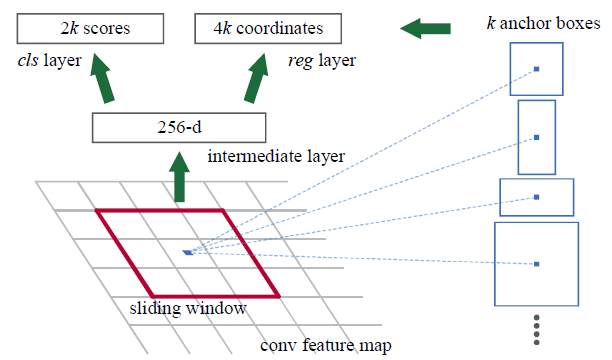
#> input picture image_alpha/data/RPN.png, 612 x 360 px
$ jupyter execute fourier_transformation.ipynb
#> lines starting #> are read from the running program, lines starting #| are printed output that depends on the picture
[cell 1]
import numpy as np
import cv2
import matplotlib.pyplot as plt

[cell 2]
x = cv2.imread("data/RPN.png")
#> x is the input picture: shape (360, 612, 3); mean B, G, R 245, 244.1, 244.3
# x_gray = cv2.cvtColor(x, cv2.COLOR_BGR2GRAY)


X1 = np.fft.fft2(x[:,:,0])
X1 = np.fft.fftshift(X1)

X1_abs = np.absolute(X1)
X1_abs[X1_abs < 1] = 1  # Assign 1 to elements (<1)
P1 = np.log10(X1_abs)  # Power spectrum
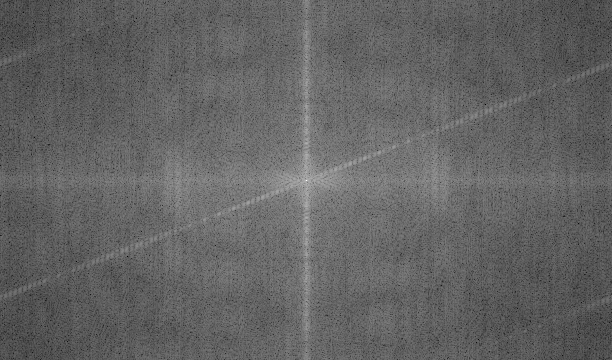
#> P1: shape (360, 612) float64; min 1.1, max 7.73, mean 3.69; drawn with min black and max white

# Normalize to [0, 255]
P1_norm = P1/np.amax(P1)
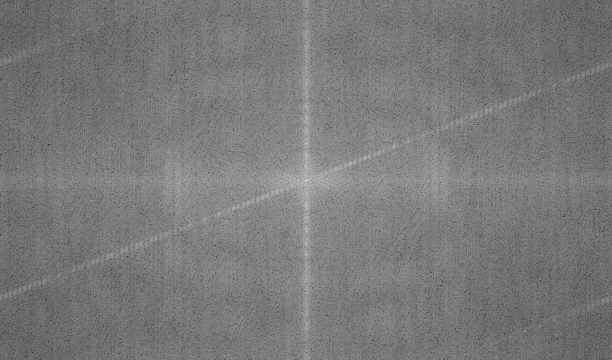
#> P1_norm: shape (360, 612) float64; min 0.143, max 1, mean 0.478
y1 = np.uint8(np.around(P1_norm*255))


X2 = np.fft.fft2(x[:,:,1])
X2 = np.fft.fftshift(X2)

X2_abs = np.absolute(X2)
X2_abs[X2_abs < 1] = 1  # Assign 1 to elements (<1)
P2 = np.log10(X2_abs)  # Power spectrum

# Normalize to [0, 255]
P2_norm = P2/np.amax(P2)
y2 = np.uint8(np.around(P2_norm*255))


X3 = np.fft.fft2(x[:,:,2])
X3 = np.fft.fftshift(X3)

X3_abs = np.absolute(X3)
X3_abs[X3_abs < 1] = 1  # Assign 1 to elements (<1)
P3 = np.log10(X3_abs)  # Power spectrum

# Normalize to [0, 255]
P3_norm = P3/np.amax(P3)
y3 = np.uint8(np.around(P3_norm*255))

[cell 3]
x.shape, X1.shape, y1.shape
#> Out = ((360, 612, 3), (360, 612), (360, 612))

[cell 4]
fig = plt.figure(figsize=(10,10))
ax1 = fig.add_subplot(221)
ax2 = fig.add_subplot(222)
ax3 = fig.add_subplot(223)
ax4 = fig.add_subplot(224)

ax1.imshow(x)
ax2.imshow(y1, cmap = "gray")
ax3.imshow(y2, cmap = "gray")
ax4.imshow(y3, cmap = "gray")

plt.show()
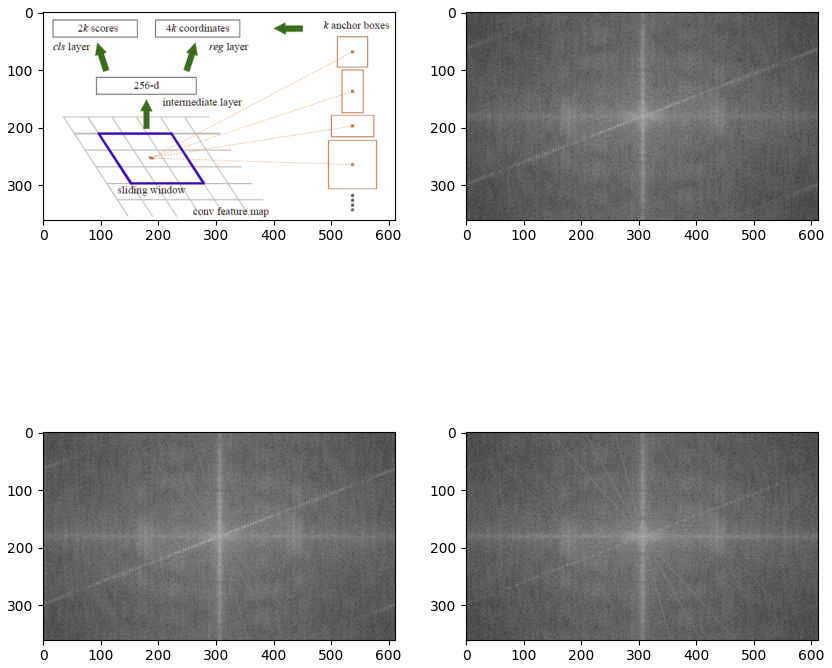
#> figure drawn by matplotlib, 4 panels; B, G, R data is drawn as R, G, B
plt.clf()

$ run again, with image_alpha/data/Faster_R-CNN_detail.png copied over image_alpha/data/RPN.png
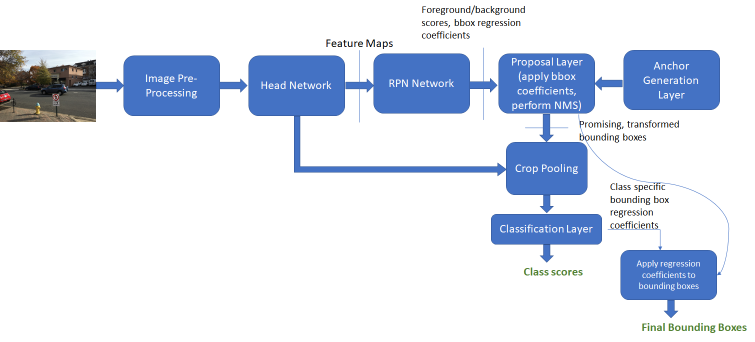
#> input picture image_alpha/data/Faster_R-CNN_detail.png, 1509 x 683 px (shown at 1/2 size)
#> x is the input picture: shape (683, 1509, 3); mean B, G, R 239.1, 226.1, 218.6
#> `P2_norm = P2/np.amax(P2)`:
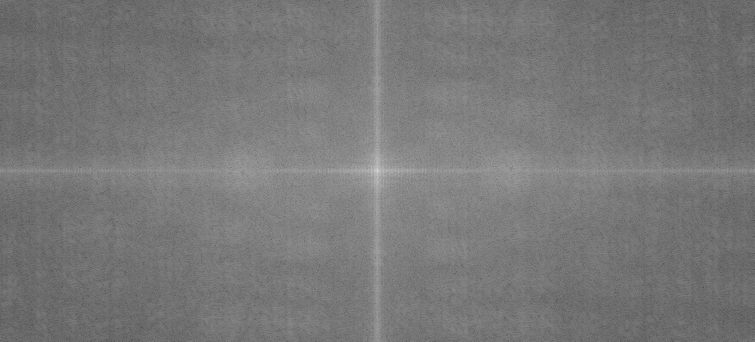
#> P2_norm: shape (683, 1509) float64 (shown at 1/2 size); min 0.137, max 1, mean 0.472
#> `plt.show()`:
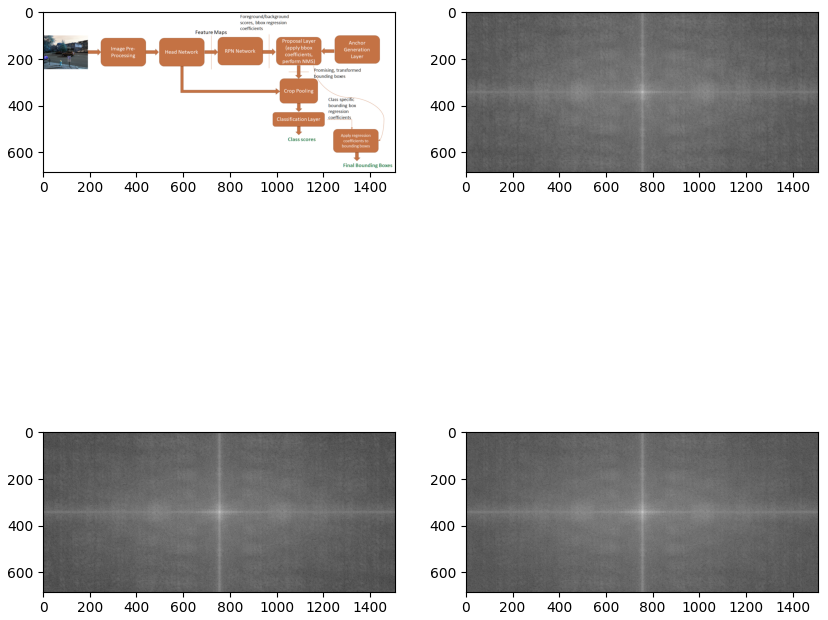
#> figure drawn by matplotlib, 4 panels; B, G, R data is drawn as R, G, B
